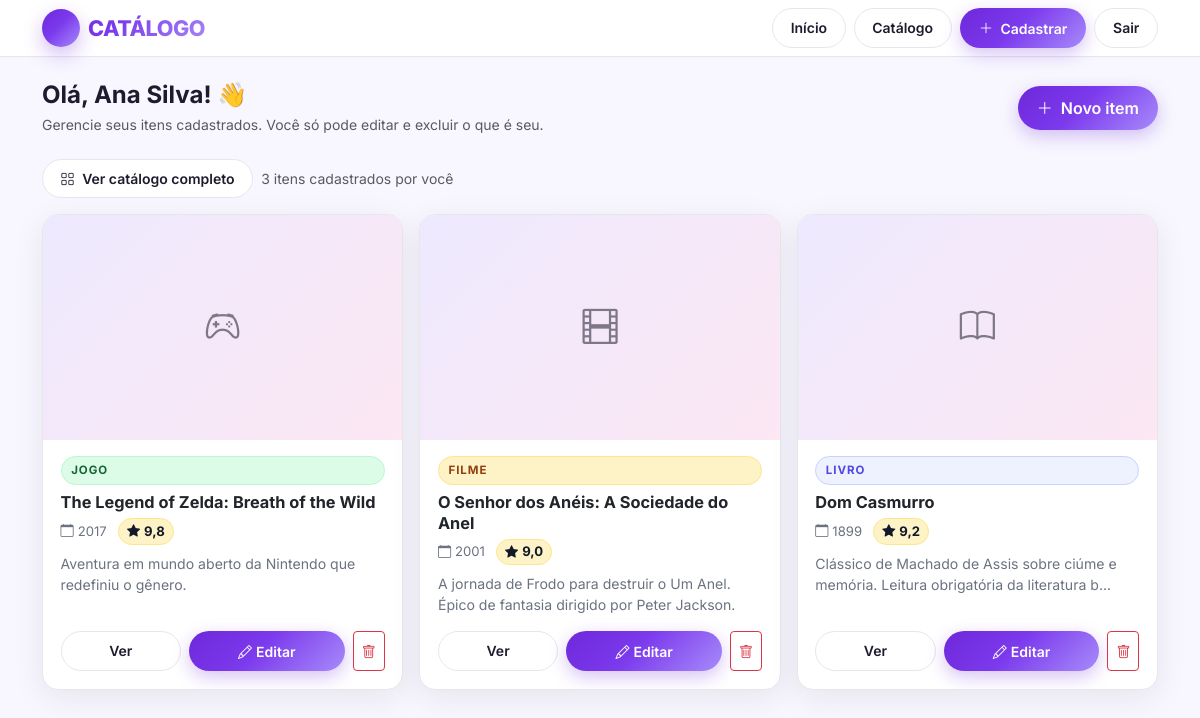
Page /View/meus-itens.php (signed in) on the committed database.
### tables this page shows
CREATE TABLE IF NOT EXISTS itens (
    id          INT AUTO_INCREMENT PRIMARY KEY,
    usuario_id  INT NOT NULL,
    titulo      VARCHAR(190) NOT NULL,
    tipo        ENUM('livro','filme','jogo') NOT NULL,
    descricao   TEXT NOT NULL,
    ano         SMALLINT UNSIGNED NOT NULL,
    nota        DECIMAL(3,1) NOT NULL,
    imagem      VARCHAR(255) DEFAULT NULL,
    criado_em   DATETIME NOT NULL DEFAULT CURRENT_TIMESTAMP,
    CONSTRAINT fk_itens_usuario
        FOREIGN KEY (usuario_id) REFERENCES usuarios(id)
        ON DELETE CASCADE
        ON UPDATE CASCADE,
    INDEX idx_tipo (tipo),
    INDEX idx_titulo (titulo),
    INDEX idx_usuario (usuario_id),
    INDEX idx_criado (criado_em)
);

### Model/Conexao.php (called while the page is built, shortened)
<?php
class Conexao
{
    private static ?PDO $instancia = null;
    public static function obterInstancia(): PDO
    {
        if (self::$instancia === null) {
            try {
                $dsn = "mysql:host=" . DB_HOST
                     . ";port=" . DB_PORT
                     . ";dbname=" . DB_NAME
                     . ";charset=utf8mb4";
                self::$instancia = new PDO($dsn, DB_USER, DB_PASSWORD, [
                    PDO::ATTR_ERRMODE            => PDO::ERRMODE_EXCEPTION,
                    PDO::ATTR_DEFAULT_FETCH_MODE => PDO::FETCH_ASSOC,
                    PDO::ATTR_EMULATE_PREPARES   => false,
                ]);
            } catch (PDOException $erro) {
                die("Erro ao conectar ao banco de dados: " . $erro->getMessage());
            }
        }
        return self::$instancia;
    }
}

### Controller/UsuarioController.php (called while the page is built, shortened)
<?php
class UsuarioController
{
    public function estaLogado(): bool
    {
        return isset($_SESSION["id_usuario"]);
    }
    public function obterIdUsuarioLogado(): ?int
    {
        return $this->estaLogado() ? (int) $_SESSION["id_usuario"] : null;
    }
    public function obterNomeUsuarioLogado(): string
    {
        return $_SESSION["nome"] ?? "Visitante";
    }
}

### Controller/ItemController.php (called while the page is built, shortened)
<?php
class ItemController
{
    private Item $itemModel;
    public function __construct()
    {
        $this->itemModel = new Item();
    }
    public function listarItensDoUsuario(int $idUsuario): array
    {
        return $this->itemModel->listarItens(null, null, $idUsuario);
    }
}

### Model/Item.php (called while the page is built, shortened)
<?php
class Item
{
    private PDO $db;
    public function __construct()
    {
        $this->db = Conexao::obterInstancia();
    }
    public function listarItens(
        ?string $tipo = null,
        ?string $busca = null,
        ?int $idUsuario = null,
        int $limite = 0
    ): array {
        try {
            $sql = "SELECT i.id,
                           i.titulo,
                           i.tipo,
                           i.descricao,
                           i.ano,
                           i.nota,
                           i.imagem,
                           i.criado_em,
                           i.usuario_id,
                           u.nome AS nome_usuario
                    FROM itens i
                    INNER JOIN usuarios u ON u.id = i.usuario_id
                    WHERE 1 = 1";
            $parametros = [];
            if ($idUsuario !== null) {
                $sql .= " AND i.usuario_id = :usuario_id";
                $parametros[":usuario_id"] = $idUsuario;
            }
            $sql .= " ORDER BY i.criado_em DESC, i.id DESC";
            $stmt = $this->db->prepare($sql);
            foreach ($parametros as $chave => $valor) {
                $tipoPDO = is_int($valor) ? PDO::PARAM_INT : PDO::PARAM_STR;
                $stmt->bindValue($chave, $valor, $tipoPDO);
            }
            $stmt->execute();
            return $stmt->fetchAll();
        } catch (PDOException $erro) {
            error_log("Erro ao listar itens: " . $erro->getMessage());
            return [];
        }
    }
}

### View/meus-itens.php (the view, shortened to what this page needs)
<?php
$usuarioController = new UsuarioController();
$itemController    = new ItemController();
$usuarioController->exigirLogin();
$idUsuario = $usuarioController->obterIdUsuarioLogado();
$nome      = $usuarioController->obterNomeUsuarioLogado();
$meusItens = $itemController->listarItensDoUsuario($idUsuario);
function esc(string $v): string { return htmlspecialchars($v, ENT_QUOTES, "UTF-8"); }
function iconeTipo(string $t): string { return match($t){"livro"=>"bi-book","filme"=>"bi-film","jogo"=>"bi-controller",default=>"bi-tag"}; }
function classeBadge(string $t): string { return match($t){"livro"=>"badge-livro","filme"=>"badge-filme","jogo"=>"badge-jogo",default=>"badge-livro"}; }
?>
<!DOCTYPE html>
<html lang="pt-BR">
<head>
<link href="https://cdn.jsdelivr.net/npm/bootstrap@5.3.3/dist/css/bootstrap.min.css" rel="stylesheet">
<link href="https://cdn.jsdelivr.net/npm/bootstrap-icons@1.11.3/font/bootstrap-icons.min.css" rel="stylesheet">
<link rel="stylesheet" href="../templates/css/global.css">
</head>
<body>
<nav class="navbar-catalogo"><div class="container py-2 d-flex justify-content-between align-items-center flex-wrap gap-3">
<a href="../index.php" class="brand d-flex align-items-center gap-2 text-decoration-none"><span class="logo-circle" style="width:38px;height:38px;font-size:1.1rem"><i class="bi bi-collection-play"></i></span>CATÁLOGO</a>
<div class="d-flex gap-2 flex-wrap"><a href="../index.php" class="btn btn-contorno btn-sm">Início</a><a href="catalog.php" class="btn btn-contorno btn-sm">Catálogo</a><a href="create.php" class="btn btn-primario btn-sm"><i class="bi bi-plus-lg me-1"></i> Cadastrar</a><a href="logout.php" class="btn btn-contorno btn-sm">Sair</a></div>
</div></nav>
<main class="container py-4">
<div class="d-flex align-items-center justify-content-between flex-wrap gap-3 mb-4">
<div><h1 class="h4 fw-bold mb-1">Olá, <?= esc($nome) ?>! 👋</h1><p class="text-muted small mb-0">Gerencie seus itens cadastrados. Você só pode editar e excluir o que é seu.</p></div>
<a href="create.php" class="btn btn-primario"><i class="bi bi-plus-lg me-1"></i> Novo item</a>
</div>
<div class="d-flex gap-2 mb-3 flex-wrap">
<a href="catalog.php" class="btn btn-contorno btn-sm"><i class="bi bi-grid me-1"></i> Ver catálogo completo</a>
<span class="text-muted small align-self-center"><?= count($meusItens) ?> itens cadastrados por você</span>
</div>
<?php if(empty($meusItens)): ?>
<div class="info-box text-center py-5"><div class="fs-1 mb-2">📦</div><p class="text-muted mb-3">Você ainda não cadastrou nenhum item.</p><a href="create.php" class="btn btn-primario">Cadastrar meu primeiro item</a></div>
<?php else: ?>
<div class="row g-3">
<?php foreach($meusItens as $item): ?>
<div class="col-12 col-sm-6 col-lg-4">
<div class="card-catalogo">
<div class="capa-wrap">
<?php if(!empty($item["imagem"])): ?><img src="../storage/uploads/capas/<?= esc($item["imagem"]) ?>" alt="<?= esc($item["titulo"]) ?>"><?php else: ?><span class="capa-placeholder"><i class="bi <?= iconeTipo($item["tipo"]) ?>"></i></span><?php endif; ?>
</div>
<div class="card-body-catalogo">
<span class="badge-tipo <?= classeBadge($item["tipo"]) ?>"><?= esc($item["tipo"]) ?></span>
<h3 class="card-titulo"><a href="item.php?id=<?= (int)$item["id"] ?>" class="text-dark text-decoration-none"><?= esc($item["titulo"]) ?></a></h3>
<div class="meta mb-2"><span><i class="bi bi-calendar me-1"></i><?= (int)$item["ano"] ?></span><span class="nota"><i class="bi bi-star-fill me-1"></i><?= number_format((float)$item["nota"],1,",",".") ?></span></div>
<p class="card-desc mb-3"><?= esc(mb_strimwidth($item["descricao"],0,90,"...")) ?></p>
<div class="d-flex gap-2 mt-auto">
<a href="item.php?id=<?= (int)$item["id"] ?>" class="btn btn-contorno btn-sm flex-grow-1">Ver</a>
<a href="edit.php?id=<?= (int)$item["id"] ?>" class="btn btn-primario btn-sm flex-grow-1"><i class="bi bi-pencil me-1"></i>Editar</a>
<button class="btn btn-outline-danger btn-sm" data-bs-toggle="modal" data-bs-target="#excluir<?= (int)$item["id"] ?>"><i class="bi bi-trash"></i></button>
</div>
</div>
</div>
</div>
<?php endforeach; ?>
</div>
<?php endif; ?>
</main>
</body>
</html>

### templates/css/global.css (style rules this page uses)
:root { --roxo:#6d28d9; --roxo-esc:#4c1d95; --laranja:#f59e0b; --bg:#f8f7ff; --texto:#1e1b2e; --muted:#6b7280; --borda:#e5e7eb; --card:#ffffff; --radius:16px; --sombra:0 8px 32px rgba(30,27,46,.08); --grad:linear-gradient(135deg,#6d28d9 0%,#7c3aed 45%,#a78bfa 100%); --grad-esc:linear-gradient(135deg,#4c1d95 0%,#6d28d9 100%); }
* { box-sizing:border-box }
html,body { height:100% }
body { font-family:'Inter',system-ui,-apple-system,Segoe UI,Roboto,Helvetica,Arial,sans-serif; background:var(--bg); color:var(--texto); margin:0; -webkit-font-smoothing:antialiased; }
a { color:var(--roxo);text-decoration:none }
.navbar-catalogo { background:rgba(255,255,255,.92); backdrop-filter:blur(10px); border-bottom:1px solid var(--borda); position:sticky;top:0;z-index:100; }
.navbar-catalogo .brand { font-weight:800;letter-spacing:-.02em;font-size:1.35rem; background:var(--grad);-webkit-background-clip:text; -webkit-text-fill-color:transparent;background-clip:text; }
.btn-primario { background:var(--grad);color:#fff;border:0; border-radius:999px;padding:.6rem 1.2rem;font-weight:600; box-shadow:0 6px 18px rgba(109,40,217,.28); transition:transform .15s,box-shadow .15s,opacity .15s; }
.btn-contorno { background:#fff;border:1px solid var(--borda);border-radius:999px; padding:.5rem 1.1rem;font-weight:600;color:var(--texto); }
.badge-tipo { font-size:.72rem;letter-spacing:.08em;text-transform:uppercase; font-weight:700;padding:.32rem .6rem;border-radius:999px; }
.badge-livro { background:#eef2ff;color:#4f46e5;border:1px solid #c7d2fe }
.badge-filme { background:#fef3c7;color:#92400e;border:1px solid #fde68a }
.badge-jogo { background:#dcfce7;color:#166534;border:1px solid #bbf7d0 }
.card-catalogo { background:var(--card);border:1px solid var(--borda); border-radius:var(--radius);overflow:hidden; box-shadow:var(--sombra); transition:transform .18s,box-shadow .18s,border-color .18s; height:100%;display:flex;flex-direction:column; }
.capa-wrap { aspect-ratio:16/10;background:linear-gradient(135deg,#ede9fe,#fce7f3); display:flex;align-items:center;justify-content:center; overflow:hidden;position:relative; }
.capa-placeholder { font-size:2.2rem;opacity:.55 }
.card-body-catalogo { padding:1rem 1.1rem 1.1rem;flex:1;display:flex;flex-direction:column }
.card-titulo { font-weight:700;line-height:1.25;margin:.45rem 0 .35rem;font-size:1.02rem;display:-webkit-box;-webkit-line-clamp:2;-webkit-box-orient:vertical;overflow:hidden }
.card-desc { color:var(--muted);font-size:.88rem;line-height:1.5;display:-webkit-box;-webkit-line-clamp:2;-webkit-box-orient:vertical;overflow:hidden;flex:1 }
.meta { font-size:.82rem;color:var(--muted);display:flex;gap:.7rem;align-items:center;flex-wrap:wrap }
.meta .nota { font-weight:700;color:#111827;background:#fef3c7;border:1px solid #fde68a;border-radius:999px;padding:.15rem .5rem }
.logo-circle { width:52px;height:52px;border-radius:50%;display:flex;align-items:center;justify-content:center;background:var(--grad);color:#fff;box-shadow:0 8px 20px rgba(109,40,217,.3) }

### rows in the picture
itens: tipo "JOGO", titulo "The Legend of Zelda: Breath of the Wild", ano "2017", nota "9,8", descricao "Aventura em mundo aberto da Nintendo que redefiniu o gênero."
itens: tipo "FILME", titulo "O Senhor dos Anéis: A Sociedade do Anel", ano "2001", nota "9,0", descricao "A jornada de Frodo para destruir o Um Anel. Épico de fantasia dirigido por Peter Jackson."
itens: tipo "LIVRO", titulo "Dom Casmurro", ano "1899", nota "9,2", descricao "Clássico de Machado de Assis sobre ciúme e memória. Leitura obrigatória da literatura b..."

### other values in the picture
$nome "Ana Silva"
count($meusItens) "3"
